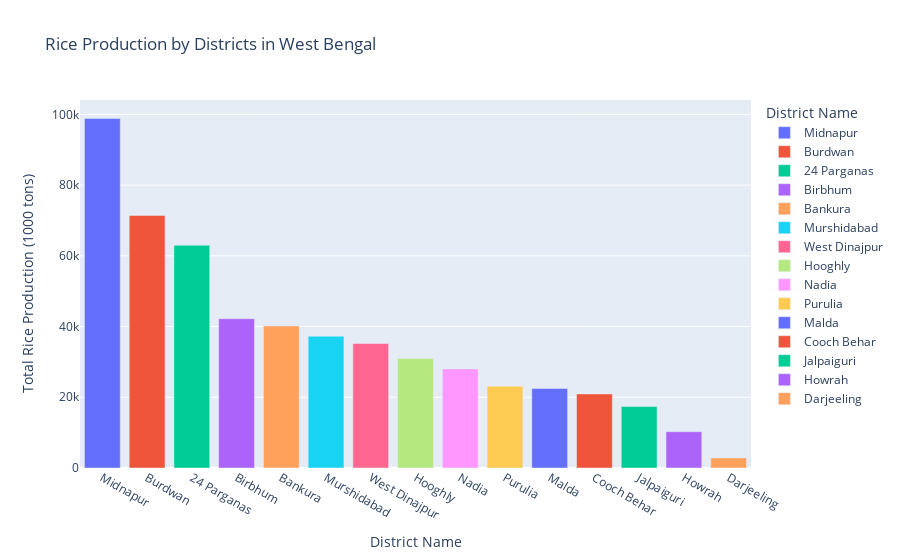

The notebook cell this image was saved under:
### Markdown cell above
**7. Rice Production By West Bengal Districts Using Bar Chart**

### Code cell
west_bengal_data = df_replaced[df_replaced['State Name'] == 'West Bengal']

rice_production_by_district_wb = west_bengal_data.groupby('Dist Name')['RICE PRODUCTION (1000 tons)'].sum().sort_values(ascending=False).reset_index()

fig = px.bar(rice_production_by_district_wb,
             x='Dist Name',
             y='RICE PRODUCTION (1000 tons)',
             labels={'Dist Name': 'District Name', 'RICE PRODUCTION (1000 tons)': 'Total Rice Production (1000 tons)'},
             title='Rice Production by Districts in West Bengal',
             color='Dist Name') # Add color mapping
fig.show()

### Figure 1 — Plotly figure (JSON) as saved in the notebook; plotly's stock layout.template omitted (floating-point values rounded to 4 significant figures)
{"data": [{"hovertemplate": "District Name=%{x}<br>Total Rice Production (1000 tons)=%{y}<extra></extra>", "legendgroup": "Midnapur", "marker": {"color": "#636efa", "pattern": {"shape": ""}}, "name": "Midnapur", "orientation": "v", "showlegend": true, "textposition": "auto", "type": "bar", "x": ["Midnapur"], "xaxis": "x", "y": [98870.0], "yaxis": "y"}, {"hovertemplate": "District Name=%{x}<br>Total Rice Production (1000 tons)=%{y}<extra></extra>", "legendgroup": "Burdwan", "marker": {"color": "#EF553B", "pattern": {"shape": ""}}, "name": "Burdwan", "orientation": "v", "showlegend": true, "textposition": "auto", "type": "bar", "x": ["Burdwan"], "xaxis": "x", "y": [71420.0], "yaxis": "y"}, {"hovertemplate": "District Name=%{x}<br>Total Rice Production (1000 tons)=%{y}<extra></extra>", "legendgroup": "24 Parganas", "marker": {"color": "#00cc96", "pattern": {"shape": ""}}, "name": "24 Parganas", "orientation": "v", "showlegend": true, "textposition": "auto", "type": "bar", "x": ["24 Parganas"], "xaxis": "x", "y": [63010.0], "yaxis": "y"}, {"hovertemplate": "District Name=%{x}<br>Total Rice Production (1000 tons)=%{y}<extra></extra>", "legendgroup": "Birbhum", "marker": {"color": "#ab63fa", "pattern": {"shape": ""}}, "name": "Birbhum", "orientation": "v", "showlegend": true, "textposition": "auto", "type": "bar", "x": ["Birbhum"], "xaxis": "x", "y": [42210.0], "yaxis": "y"}, {"hovertemplate": "District Name=%{x}<br>Total Rice Production (1000 tons)=%{y}<extra></extra>", "legendgroup": "Bankura", "marker": {"color": "#FFA15A", "pattern": {"shape": ""}}, "name": "Bankura", "orientation": "v", "showlegend": true, "textposition": "auto", "type": "bar", "x": ["Bankura"], "xaxis": "x", "y": [40170.0], "yaxis": "y"}, {"hovertemplate": "District Name=%{x}<br>Total Rice Production (1000 tons)=%{y}<extra></extra>", "legendgroup": "Murshidabad", "marker": {"color": "#19d3f3", "pattern": {"shape": ""}}, "name": "Murshidabad", "orientation": "v", "showlegend": true, "textposition": "auto", "type": "bar", "x": ["Murshidabad"], "xaxis": "x", "y": [37260.0], "yaxis": "y"}, {"hovertemplate": "District Name=%{x}<br>Total Rice Production (1000 tons)=%{y}<extra></extra>", "legendgroup": "West Dinajpur", "marker": {"color": "#FF6692", "pattern": {"shape": ""}}, "name": "West Dinajpur", "orientation": "v", "showlegend": true, "textposition": "auto", "type": "bar", "x": ["West Dinajpur"], "xaxis": "x", "y": [35220.0], "yaxis": "y"}, {"hovertemplate": "District Name=%{x}<br>Total Rice Production (1000 tons)=%{y}<extra></extra>", "legendgroup": "Hooghly", "marker": {"color": "#B6E880", "pattern": {"shape": ""}}, "name": "Hooghly", "orientation": "v", "showlegend": true, "textposition": "auto", "type": "bar", "x": ["Hooghly"], "xaxis": "x", "y": [30960.0], "yaxis": "y"}, {"hovertemplate": "District Name=%{x}<br>Total Rice Production (1000 tons)=%{y}<extra></extra>", "legendgroup": "Nadia", "marker": {"color": "#FF97FF", "pattern": {"shape": ""}}, "name": "Nadia", "orientation": "v", "showlegend": true, "textposition": "auto", "type": "bar", "x": ["Nadia"], "xaxis": "x", "y": [28020.0], "yaxis": "y"}, {"hovertemplate": "District Name=%{x}<br>Total Rice Production (1000 tons)=%{y}<extra></extra>", "legendgroup": "Purulia", "marker": {"color": "#FECB52", "pattern": {"shape": ""}}, "name": "Purulia", "orientation": "v", "showlegend": true, "textposition": "auto", "type": "bar", "x": ["Purulia"], "xaxis": "x", "y": [23150.0], "yaxis": "y"}, {"hovertemplate": "District Name=%{x}<br>Total Rice Production (1000 tons)=%{y}<extra></extra>", "legendgroup": "Malda", "marker": {"color": "#636efa", "pattern": {"shape": ""}}, "name": "Malda", "orientation": "v", "showlegend": true, "textposition": "auto", "type": "bar", "x": ["Malda"], "xaxis": "x", "y": [22500.0], "yaxis": "y"}, {"hovertemplate": "District Name=%{x}<br>Total Rice Production (1000 tons)=%{y}<extra></extra>", "legendgroup": "Cooch Behar", "marker": {"color": "#EF553B", "pattern": {"shape": ""}}, "name": "Cooch Behar", "orientation": "v", "showlegend": true, "textposition": "auto", "type": "bar", "x": ["Cooch Behar"], "xaxis": "x", "y": [20950.0], "yaxis": "y"}, {"hovertemplate": "District Name=%{x}<br>Total Rice Production (1000 tons)=%{y}<extra></extra>", "legendgroup": "Jalpaiguri", "marker": {"color": "#00cc96", "pattern": {"shape": ""}}, "name": "Jalpaiguri", "orientation": "v", "showlegend": true, "textposition": "auto", "type": "bar", "x": ["Jalpaiguri"], "xaxis": "x", "y": [17370.0], "yaxis": "y"}, {"hovertemplate": "District Name=%{x}<br>Total Rice Production (1000 tons)=%{y}<extra></extra>", "legendgroup": "Howrah", "marker": {"color": "#ab63fa", "pattern": {"shape": ""}}, "name": "Howrah", "orientation": "v", "showlegend": true, "textposition": "auto", "type": "bar", "x": ["Howrah"], "xaxis": "x", "y": [10260.0], "yaxis": "y"}, {"hovertemplate": "District Name=%{x}<br>Total Rice Production (1000 tons)=%{y}<extra></extra>", "legendgroup": "Darjeeling", "marker": {"color": "#FFA15A", "pattern": {"shape": ""}}, "name": "Darjeeling", "orientation": "v", "showlegend": true, "textposition": "auto", "type": "bar", "x": ["Darjeeling"], "xaxis": "x", "y": [2855.0], "yaxis": "y"}], "layout": {"barmode": "relative", "legend": {"title": {"text": "District Name"}, "tracegroupgap": 0}, "title": {"text": "Rice Production by Districts in West Bengal"}, "xaxis": {"anchor": "y", "categoryarray": ["Midnapur", "Burdwan", "24 Parganas", "Birbhum", "Bankura", "Murshidabad", "West Dinajpur", "Hooghly", "Nadia", "Purulia", "Malda", "Cooch Behar", "Jalpaiguri", "Howrah", "Darjeeling"], "categoryorder": "array", "domain": [0, 1], "title": {"text": "District Name"}}, "yaxis": {"anchor": "x", "domain": [0, 1], "title": {"text": "Total Rice Production (1000 tons)"}}}}
